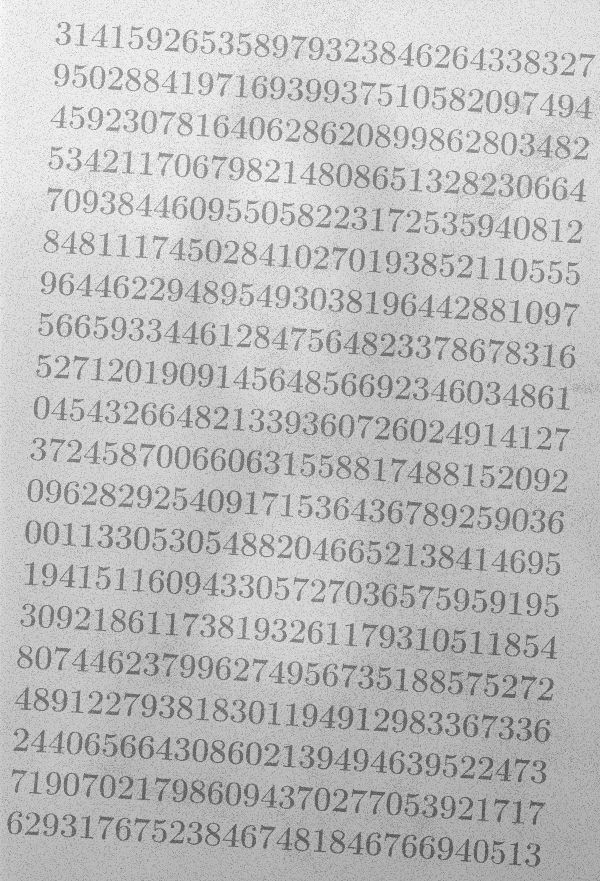
#> input picture Trabalho2/morf_test.png, 600 x 881 px
$ python 2.py
#> lines starting #> are read from the running program, lines starting #| are printed output that depends on the picture; after the words box and inside, x2 and y2 are one past the last pixel; in counts of white or black regions, pixels touching at a corner belong together
import cv2
import numpy as np

page_image = cv2.imread('morf_test.png', cv2.IMREAD_GRAYSCALE)
#> page_image is the input picture: shape (881, 600); min 85, max 251, mean 190.6

_, binary_image = cv2.threshold(
    page_image, 0, 255, cv2.THRESH_BINARY+cv2.THRESH_OTSU)
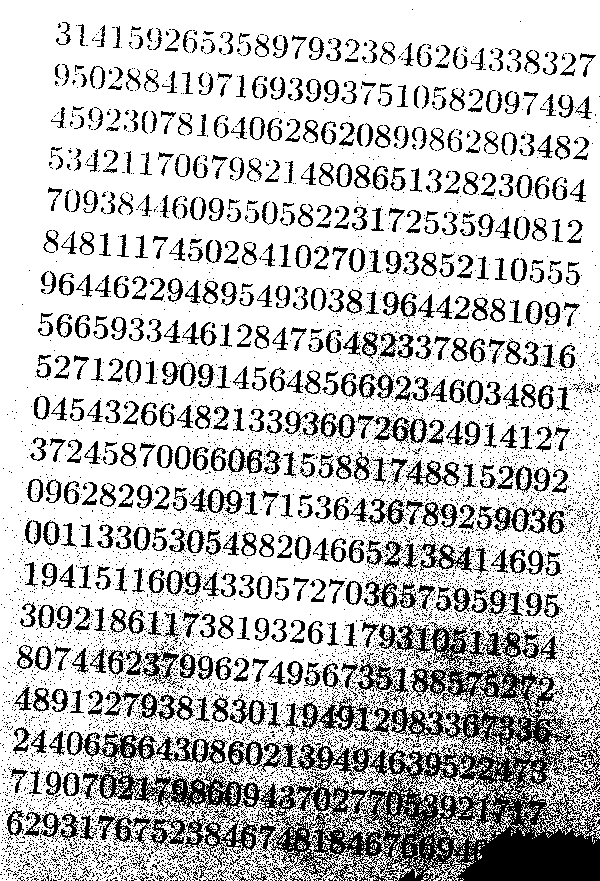
#> binary_image: shape (881, 600); 76.2% white; 8133 black regions (7528 under 20 px), largest, box (x1, y1, x2, y2) and area: (97, 622, 600, 881) 34148, (183, 808, 281, 868) 1560, (257, 740, 373, 776) 1432
cv2.imshow("Binarização otsu", binary_image)
cv2.imwrite('output/2/binary.png', binary_image)

selem = cv2.getStructuringElement(cv2.MORPH_ELLIPSE, (11, 11))
background = cv2.morphologyEx(page_image, cv2.MORPH_CLOSE, selem)
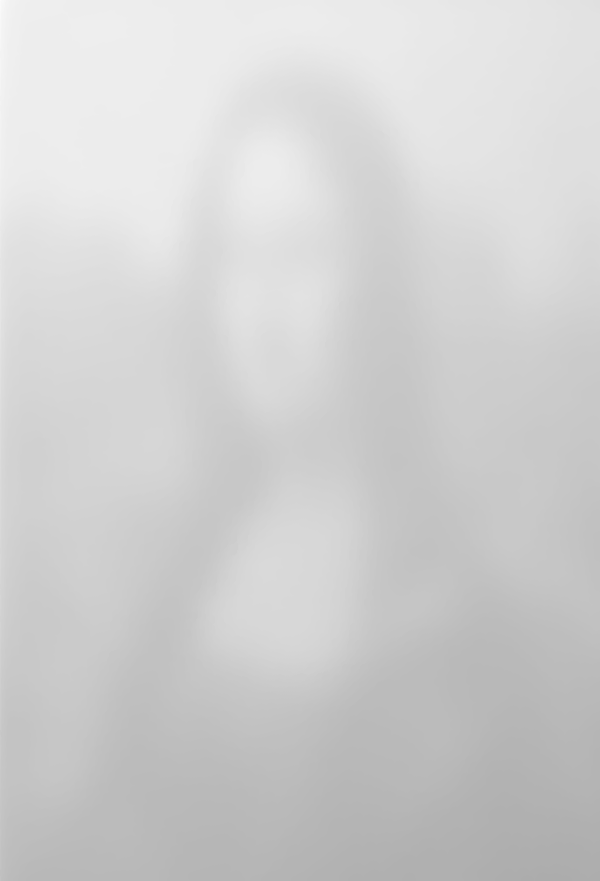
#> background: shape (881, 600); min 172, max 251, mean 207.7
cv2.imshow("Fechamento", background)
cv2.imwrite('output/2/backgound.png', background)

background_removed = background - page_image
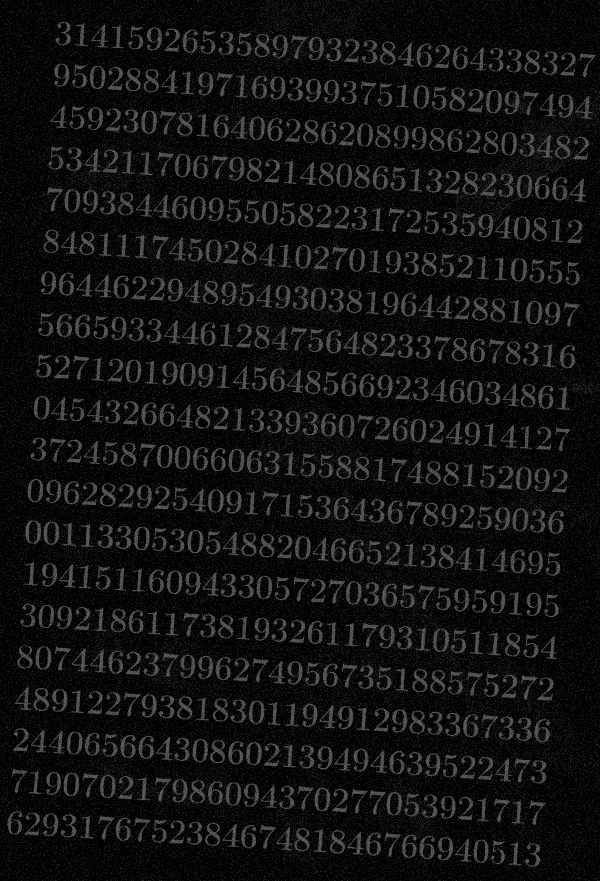
#> background_removed: shape (881, 600); min 0, max 90, mean 17.2
cv2.imshow("background removido", background_removed)
cv2.imwrite('output/2/background_removed.png', background_removed)

bhat = cv2.morphologyEx(page_image, cv2.MORPH_BLACKHAT, selem)
cv2.imshow("blackhat", bhat)
cv2.imwrite('output/2/blackhat.png', bhat)

_, bhat_thresh = cv2.threshold(
    bhat, 0, 255, cv2.THRESH_BINARY+cv2.THRESH_OTSU)
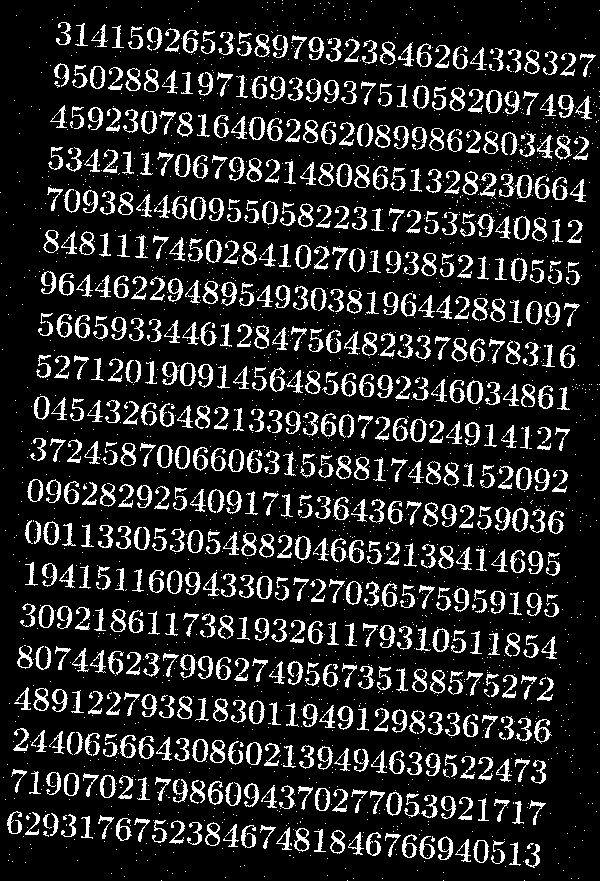
#> bhat_thresh: shape (881, 600); 14.8% white; 2326 white regions (1693 under 20 px), largest, box (x1, y1, x2, y2) and area: (432, 628, 449, 652) 168, (467, 380, 483, 404) 165, (534, 719, 552, 744) 164
cv2.imshow("binary blackhat", bhat_thresh)
cv2.imwrite('output/2/blackhat_binary.png', bhat_thresh)

_, labels, stats, _ = cv2.connectedComponentsWithStats(
    bhat_thresh.astype(np.uint8), connectivity=8)
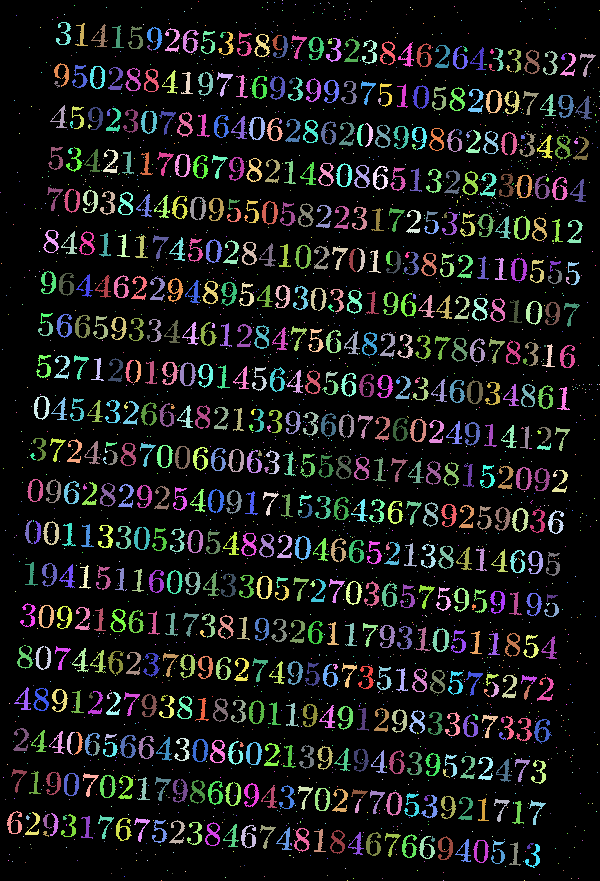
#> labels: shape (881, 600) int32; 2327 distinct labels, from 0 to 2326; one colour per label, 0 black
#> stats = 2327 rows, first 6: [0, 0, 600, 881, 450267], [198, 1, 1, 1, 1], [282, 0, 1, 1, 1], [371, 1, 1, 1, 1], [521, 1, 1, 1, 1], [267, 2, 1, 1, 1]
remove_pequeno = np.zeros_like(labels)
for label, stat in enumerate(stats[1:], start=1):
    if stat[cv2.CC_STAT_AREA] >= 5:
        remove_pequeno[labels == label] = 255
#> this loop made 2326 passes
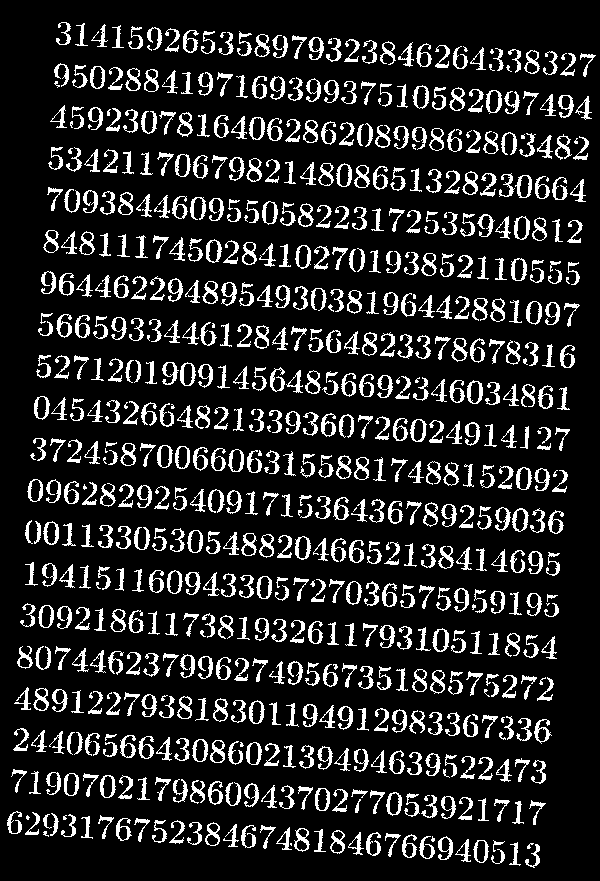
#> remove_pequeno: shape (881, 600) int32; 14.5% white; 696 white regions (63 under 20 px), largest, box (x1, y1, x2, y2) and area: (432, 628, 449, 652) 168, (467, 380, 483, 404) 165, (534, 719, 552, 744) 164
remove_pequeno = remove_pequeno.astype(bool)
remove_pequeno = remove_pequeno.astype(np.uint8) * 255

cv2.imshow("remoção detalhes", remove_pequeno)
cv2.imwrite('output/2/remove_detalhes.png', remove_pequeno)


cv2.imshow("imagem final", cv2.bitwise_not(remove_pequeno))
cv2.imwrite('output/2/imagem_final.png', cv2.bitwise_not(remove_pequeno))

cv2.waitKey(0)
cv2.destroyAllWindows()

$ run again, with Trabalho2/img_cells.jpg saved as Trabalho2/morf_test.png
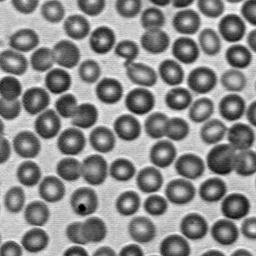
#> input picture Trabalho2/img_cells.jpg, 256 x 256 px
#> page_image is the input picture: shape (256, 256); min 0, max 255, mean 138.6
#> binary_image: shape (256, 256); 49% white; 75 white regions (14 under 20 px), largest, box (x1, y1, x2, y2) and area: (0, 0, 256, 256) 28461, (227, 75, 241, 87) 123, (195, 104, 208, 117) 107
#> bhat_thresh: shape (256, 256); 33.8% white; 154 white regions (74 under 20 px), largest, box (x1, y1, x2, y2) and area: (188, 67, 216, 93) 458, (165, 179, 195, 204) 439, (126, 89, 153, 114) 428
#> `_, labels, stats, _ = cv2.connectedComponentsWithStats( bhat_thresh.as..`:
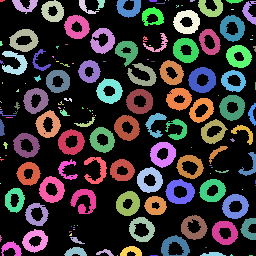
#> labels: shape (256, 256) int32; 155 distinct labels, from 0 to 154; one colour per label, 0 black
#> stats = 155 rows, first 6: [0, 0, 256, 256, 43361], [0, 0, 5, 2, 8], [12, 0, 26, 14, 187], [41, 0, 23, 22, 322], [79, 0, 20, 14, 98], [96, 0, 9, 10, 54]
#> the loop `for label, stat in enumerate(stats[1:], start=1):` made 154 passes
#> after the loop `for label, stat in enumerate(stats[1:], start=1):`:
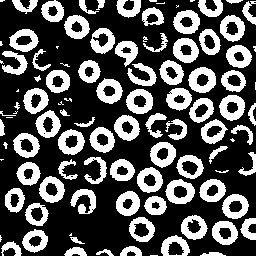
#> remove_pequeno: shape (256, 256) int32; 33.7% white; 103 white regions (23 under 20 px), largest, box (x1, y1, x2, y2) and area: (188, 67, 216, 93) 458, (165, 179, 195, 204) 439, (126, 89, 153, 114) 428
